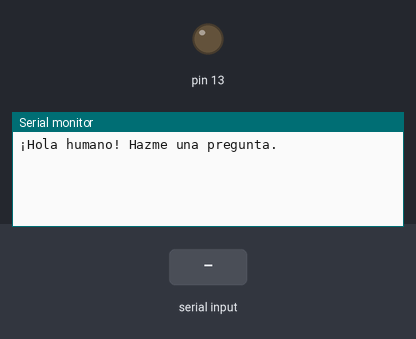
Simulated run of this sketch. Board: Arduino Uno, built with avr-gcc and run on an emulated ATmega328P. On the bench: output pins drawn as LEDs (lit = HIGH), the last lines printed to the serial monitor. The inputs (shaded band) are chosen by the test bench. Random numbers use the default seed unless the sketch sets one.

Above: at 1.2 s.
1.3 s: "1\n" received over Serial
At 2.6 s:
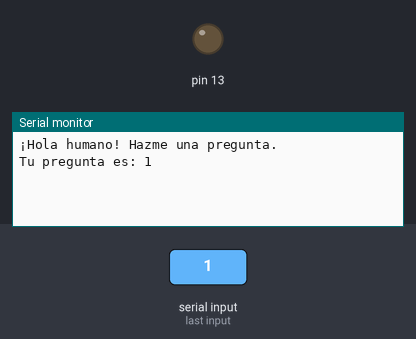
At 4.1 s:
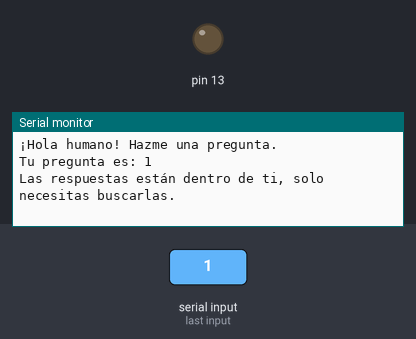

Measured:
- after the input at 1.3 s, the serial monitor: prints a new line at once (image 1)

The sketch:

Oraculo.ino
```cpp
// EJERCICIO: ORÁCULO. Por Citlali Hernández - 2023
/* Vamos a utilizar la comunicación Serial para crear un oráculo.
    Utilizaremos y manipularemos distintos tipos de datos: int, float, String
    Aplicaremos random y condicionales para definir las respuestas obtenidas.
    Customiza el oráculo añadiendo con tantos Strings y posibilidades de respuestas quieras.
    Añade secuencias de luces a modo de indicadores interactivos.
    Añade a la respuesta del oráculo dos números de la suerte: uno entero y uno con decimales
    Documenta el ejercicio en Github. Comparte nuevas ideas y reflexiones que surjan con el ejercicio. */

String s1 = "El pasado es un libro abierto, el futuro un misterio por descubrir";
String s2 = "Las respuestas están dentro de ti, solo necesitas buscarlas.";
String s3 = "La sabiduría se encuentra en la quietud del alma.";
String numero = "Tus números de la suerte son: ";
String miPregunta;
int valRandom;
int r = 5; // led rojo en el pin 5
int v = 6; // led verde en el pin 6
int a = 7; // led amarillo en el pin 7
int numSuerte;
float numSuerteF;


void setup() {
  Serial.begin(9600);
  pinMode(13, OUTPUT);
  if (Serial) {                                           // Comprobamos que el Monitor Serial está abierto
    Serial.println("¡Hola humano! Hazme una pregunta.");  // Imprimimos el texto
  }
}

void loop() {

  if (Serial.available() > 0) {                 // la función serial.available lee información del puerto serial
    miPregunta = Serial.readStringUntil('\n');  // "\n" - nueva línea, "\r" - Retorno al inicio,
    Serial.print("Tu pregunta es: ");
    Serial.println(miPregunta);
    delay(2000);

    // Tiramos un "dado" para conseguir un número aleatorio entre 0 y 2.
    valRandom = random(0, 3);

    if (valRandom == 0) {
      Serial.println(s1);
      digitalWrite(r, HIGH);
      digitalWrite(v, LOW);
      digitalWrite(a, LOW);
      delay(1000);
      digitalWrite(r, LOW);
    } else if (valRandom == 1) {
      Serial.println(s2);
      digitalWrite(r, LOW);
      digitalWrite(v, HIGH);
      digitalWrite(a, LOW);
      delay(1000);
      digitalWrite(v, LOW);
    } else if (valRandom == 2) {
      Serial.println(s3);
      digitalWrite(r, LOW);
      digitalWrite(v, LOW);
      digitalWrite(a, HIGH);
      delay(1000);
      digitalWrite(a, LOW);
    }
    delay(1500);  // añadimos un poco de tiempo de espera
    // Tiramos un "dado" para conseguir un número aleatorio de la suerte en un rango entre 0 y 32.
    numSuerte = random(0, 32);
    // Tiramos un "dado" para conseguir un número aleatorio de la suerte en un rango entre 0 y 32.
    numSuerteF = random(0, 11) * 0.1;
    Serial.println(numero);
    Serial.println(numSuerte); // Imprimimos un número de la suerte entero
    Serial.println(numSuerteF); // Imprimimos un número de la suerte con decimales
    delay(1500);
    Serial.println(" -------- ¿Cuál es tu siguiente pregunta?.");
  }
}
```
